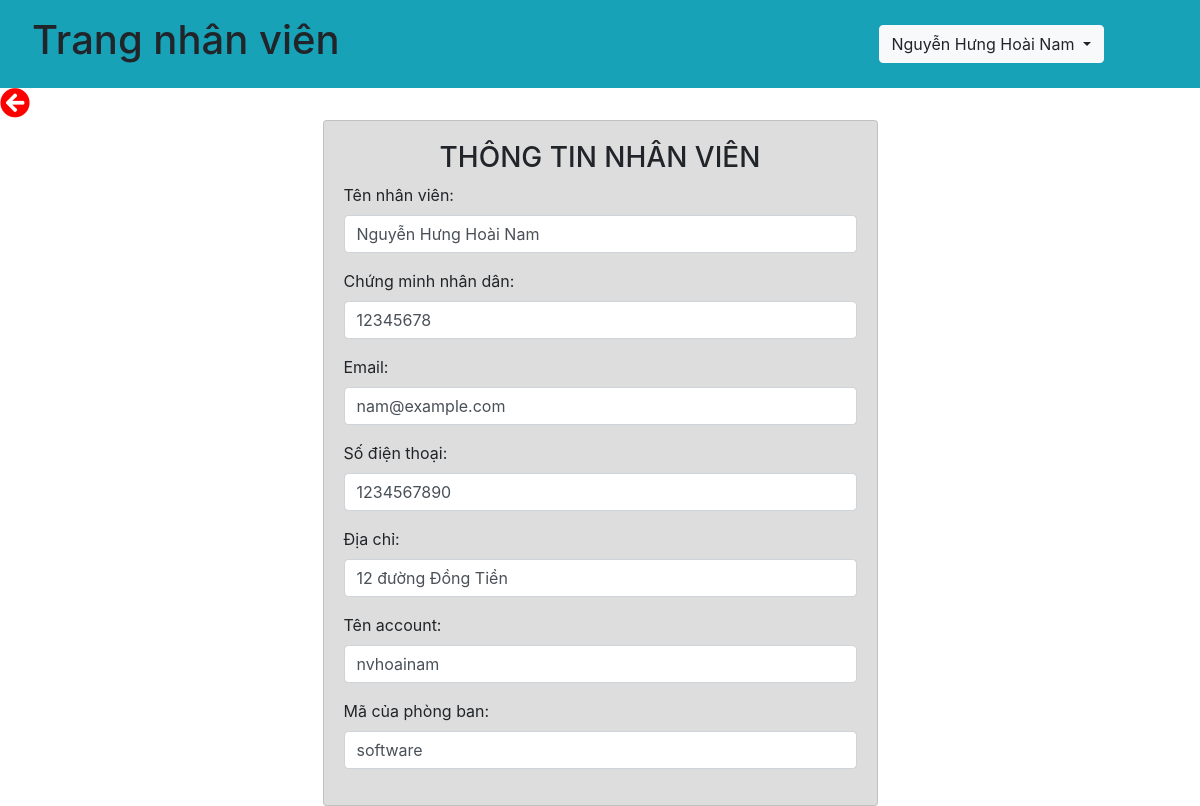
Page /api/chiTietNV.php (signed in) on the committed database.
### tables this page shows
CREATE TABLE `nhanvien` (
  `id` int(11) NOT NULL,
  `name` varchar(100) NOT NULL,
  `username` varchar(50) NOT NULL,
  `password` varchar(100) NOT NULL,
  `maPB` varchar(50) NOT NULL,
  `chucvu` varchar(100) NOT NULL,
  `image` varchar(50) NOT NULL,
  `tongngaynghi` int(11) NOT NULL,
  `duocnghi` int(11) NOT NULL,
  `status` int(11) NOT NULL,
  `cmnd` varchar(20) NOT NULL,
  `email` varchar(50) NOT NULL,
  `sdt` int(11) NOT NULL,
  `diachi` varchar(100) NOT NULL
);

### db.php (called while the page is built, shortened)
<?php
    function open_database(){
        $conn = mysqli_connect(host, username, password, db);
        return $conn;
    }
    function get_info_nhanvien($username){
        $conn = open_database();
        $sql = "SELECT * FROM nhanvien WHERE username = ?";
        $stmt = $conn->prepare($sql);
        $stmt->bind_param("s", $username);
        if(!$stmt->execute()){
            return array('code' => 1, 'message' =>'Cannot execute query');
        }
        $result = $stmt->get_result();
        $data = $result->fetch_assoc();
        return array('code' => 0, 'message' =>'', 'data' => $data);
    }
?>

### api/chiTietNV.php (the view, shortened to what this page needs)
<?php
    require_once('../db.php');
?>
<!DOCTYPE html>
<html lang="en">
<head>
    <link rel="stylesheet" href="https://maxcdn.bootstrapcdn.com/bootstrap/4.5.2/css/bootstrap.min.css">
	<link rel="stylesheet" href="https://use.fontawesome.com/releases/v5.15.4/css/all.css">
</head>
<body>
    <?php
        $username = $_SESSION["username"];
        if($username == "admin"){
            $nameNV = $_GET['name'];
            $result = get_info_admin($username);
            if($result['code'] == 0){
                $data = $result['data'];
            }
            ?>
                <nav class="navbar navbar-expand-sm bg-info justify-content-between">
                    <div class="nav-item">
                        <h1 class="nav-link">Trang giám đốc</h1>
                    </div>
                    <div class="nav-item">
                        <div class="dropdown">
                            <button type="button" class="btn btn-light dropdown-toggle" data-toggle="dropdown">
                            <?= $data['name'] ?>
                            </button>
                            <div class="dropdown-menu">
                                <a class="dropdown-item" href="logout.php">Đăng xuất</a>
                            </div>
                        </div>
                    </div>
                </nav>
            <?php
        }else{
            $result = get_info_nhanvien($username);
            if($result['code'] == 0){
                $data = $result['data'];
            }
            ?>
                <nav class="navbar navbar-expand-sm bg-info justify-content-between">
                    <div class="nav-item">
                        <h1 class="nav-link">Trang nhân viên</h1>
                    </div>
                    <div class="nav-item">
                        <div class="dropdown">
                            <button type="button" class="btn btn-light dropdown-toggle" data-toggle="dropdown">
                            <?= $data['name'] ?>
                            </button>
                        </div>
                    </div>
                </nav>
            <?php
        }
    ?>
    <?php
        $error = "";
        $success = "";
        if($username == "admin"){
            $resultGetInfo = get_all_info_nhanvien($nameNV);
            if($resultGetInfo['code'] == 0){
                $data1 = $resultGetInfo['data'];
            }else{
                $error = $resultGetInfo['message'];
            }
            ?>
                <a style="text-decoreation: none;" href="./dsAllNV.php"><i class="fas fa-arrow-circle-left"></i></a>
                <div class="container">
                    <div class="d-flex justify-content-center">
                        <div class="card">
                            <div class="card-body">
                                <form novalidate method="post" enctype="multipart/form-data">
                                    <h3>THÔNG TIN NHÂN VIÊN</h3>
                                    <div class="form-group">
                                        <label>Tên nhân viên:</label>
                                        <div class="form-control"><?=$data1['name']?></div>
                                    </div>
                                    <div class="form-group">
                                        <label>Tên account:</label>
                                        <div class="form-control"><?=$data1['username']?></div>
                                    </div>
                                    <div class="form-group">
                                        <label>Mã của phòng ban:</label>
                                        <div class="form-control"><?=$data1['maPB']?></div>
                                    </div>
                                    <div class="form-group">
                                        <label>Chứng minh nhân dân:</label>
                                        <div class="form-control"><?=$data1['cmnd']?></div>
                                    </div>
                                    <div class="form-group">
                                        <label>Email:</label>
                                        <div class="form-control"><?=$data1['email']?></div>
                                    </div>
                                    <div class="form-group">
                                        <label>Số điện thoại:</label>
                                        <div class="form-control"><?=$data1['sdt']?></div>
                                    </div>
                                    <div class="form-group">
                                        <label>Địa chỉ:</label>
                                        <div class="form-control"><?=$data1['diachi']?></div>
                                    </div>
                                </form>
                                <?php
                                    if(isset($_POST['reset'])){
                                        $nameToReset = $_POST['nameNVToReset'];
                                        $pwdReset = $_POST['pwd'];
                                        $resultReset = reset_password($nameToReset, $pwdReset);
                                        if($resultReset['code'] == 0){
                                            $success = $resultReset['message'];
                                        }else{
                                            $error = $resultReset['message'];
                                        }
                                    }
                                ?>
                                <form method="post">
                                    <input type="hidden" name="nameNVToReset" value="<?=$data1['username']?>">
                                    <input type="hidden" name="pwd" value="<?=$data1['username']?>">
                                    <button name="reset" type="submit" class="btn btn-primary">Reset Password</button>
                                </form>
                                <p id="errors" style="text-align: center; font-weight: bold; font-size:20px; color: red;">
                                    <?php
                                        if(!empty($error)){
                                            echo "<div class='alert alert-danger'>$error</div>";
                                        }else if(!empty($success)){
                                            echo "<div class='alert alert-success'>$success</div>";
                                        }
                                    ?>
                                </p>
                            </div>
                        </div>
                    </div>
                </div>
            <?php
        }else{
            $resultGetInfo = get_info_nhanvien($username);
            if($resultGetInfo['code'] == 0){
                $data1 = $resultGetInfo['data'];
            }else{
                $error = $resultGetInfo['message'];
            }
            ?>
                <a style="text-decoreation: none;" href="dsNVPB.php?maPB=<?=$data1['maPB']?>"><i class="fas fa-arrow-circle-left"></i></a>
                <div class="container">
                    <div class="d-flex justify-content-center">
                        <div class="card">
                            <div class="card-body">
                                <form novalidate method="post" enctype="multipart/form-data">
                                    <h3>THÔNG TIN NHÂN VIÊN</h3>
                                    <div class="form-group">
                                        <label>Tên nhân viên:</label>
                                        <div class="form-control"><?=$data1['name']?></div>
                                    </div>
                                    <div class="form-group">
                                        <label>Chứng minh nhân dân:</label>
                                        <div class="form-control"><?=$data1['cmnd']?></div>
                                    </div>
                                    <div class="form-group">
                                        <label>Email:</label>
                                        <div class="form-control"><?=$data1['email']?></div>
                                    </div>
                                    <div class="form-group">
                                        <label>Số điện thoại:</label>
                                        <div class="form-control"><?=$data1['sdt']?></div>
                                    </div>
                                    <div class="form-group">
                                        <label>Địa chỉ:</label>
                                        <div class="form-control"><?=$data1['diachi']?></div>
                                    </div>
                                    <div class="form-group">
                                        <label>Tên account:</label>
                                        <div class="form-control"><?=$data1['username']?></div>
                                    </div>
                                    <div class="form-group">
                                        <label>Mã của phòng ban:</label>
                                        <div class="form-control"><?=$data1['maPB']?></div>
                                    </div>
                                </form>
                            </div>
                        </div>
                    </div>
                </div>
            <?php
        }
    ?>
</body>
</html>

### api/chiTietNV.php (style rules this page uses)
.nav-item .dropdown { margin-right: 80px; }
a i { font-size: 30px; color: red; }
.card { background: #DDDDDD; width: 50%; }
h3 { text-align: center; }

### rows in the picture
nhanvien: name "Nguyễn Hưng Hoài Nam", cmnd "12345678", email "nam@example.com", sdt "1234567890", diachi "12 đường Đồng Tiền", username "nvhoainam", maPB "software"
